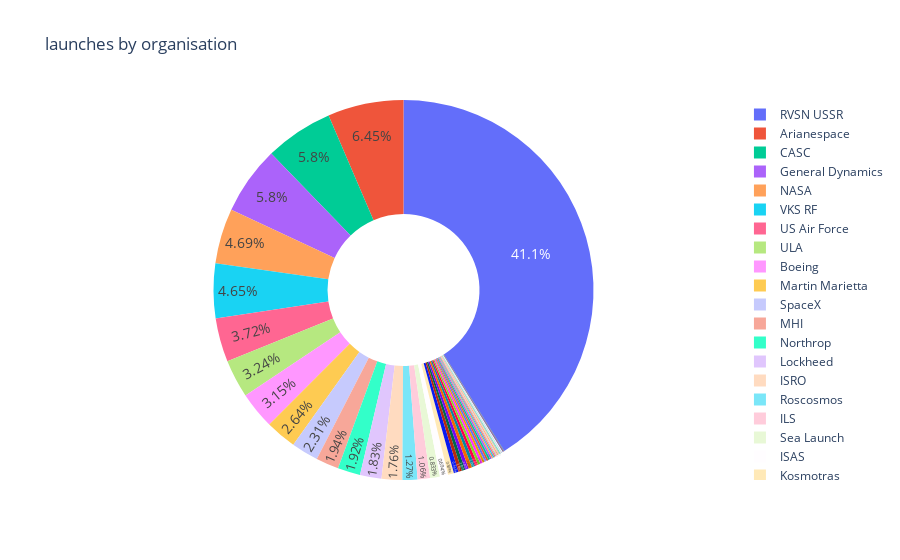

The code cell stored with this chart in its notebook:
### Code cell
fig = px.pie(
    labels=org_count.index,
    values=org_count.values,
    title='launches by organisation',
    names=org_count.index,
    hole=0.4
)
fig.update_traces(
    textposition='inside',
    textfont_size=14,
    textinfo='percent'
)
fig.show()

### Figure 1 — Plotly figure (JSON) as saved in the notebook; plotly's stock layout.template omitted (floating-point values rounded to 4 significant figures)
{"data": [{"domain": {"x": [0, 1], "y": [0, 1]}, "hole": 0.4, "hovertemplate": "label=%{label}<br>value=%{value}<extra></extra>", "labels": ["RVSN USSR", "Arianespace", "CASC", "General Dynamics", "NASA", "VKS RF", "US Air Force", "ULA", "Boeing", "Martin Marietta", "SpaceX", "MHI", "Northrop", "Lockheed", "ISRO", "Roscosmos", "ILS", "Sea Launch", "ISAS", "Kosmotras", "US Navy", "ISA", "Rocket Lab", "Eurockot", "ESA", "Blue Origin", "IAI", "ExPace", "ASI", "CNES", "AMBA", "MITT", "JAXA", "Land Launch", "UT", "KCST", "CASIC", "Exos", "CECLES", "Arm??e de l'Air", "KARI", "SRC", "AEB", "RAE", "OKB-586", "Yuzhmash", "Landspace", "Douglas", "EER", "Starsem", "Virgin Orbit", "IRGC", "i-Space", "OneSpace", "Sandia", "Khrunichev"], "legendgroup": "", "name": "", "showlegend": true, "textfont": {"size": 14}, "textinfo": "percent", "textposition": "inside", "type": "pie", "values": [1777, 279, 251, 251, 203, 201, 161, 140, 136, 114, 100, 84, 83, 79, 76, 55, 46, 36, 30, 22, 17, 13, 13, 13, 13, 12, 11, 10, 9, 8, 8, 7, 7, 7, 5, 5, 5, 4, 4, 4, 3, 3, 3, 2, 2, 2, 1, 1, 1, 1, 1, 1, 1, 1, 1, 1]}], "layout": {"legend": {"tracegroupgap": 0}, "title": {"text": "launches by organisation"}}}
